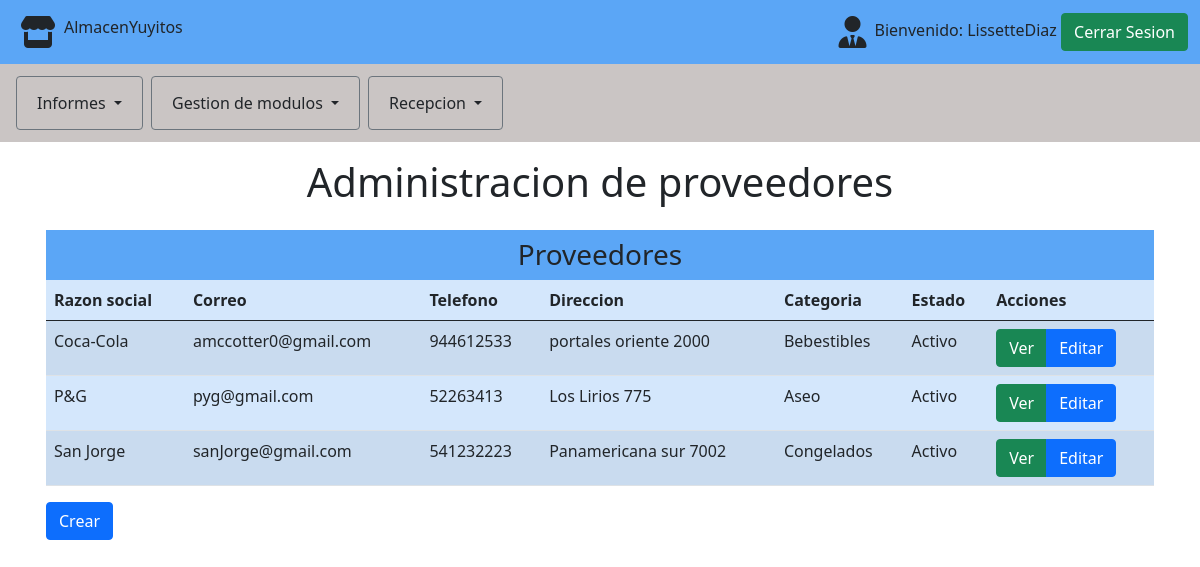
Page /proveedores/ (signed in) on the committed database.
### src/models.py (models this page shows)
class PROVEEDOR(models.Model):
    razon_social = models.CharField(max_length=100, default=None)
    correo = models.CharField(max_length=100, default=None)
    telefono = models.CharField(max_length=12, default=None)
    direccion = models.CharField(max_length=150, default=None)
    categoria_proveedor = models.ForeignKey(CATEGORIA_PROVEEDOR, on_delete=models.CASCADE, default=None, blank=True)
    estado = models.IntegerField(default=None, choices=estado_proveedor)

class CATEGORIA_PROVEEDOR(models.Model):
    descripcion = models.CharField(max_length=100, default=None)
    def __str__(self):
        return self.descripcion

### src/views.py (the view)
# urls.py: path('proveedores/', ProveedorListado.as_view(template_name = "proveedores/listar.html"), name='listarProveedores'),
@method_decorator(login_required, name='dispatch')
class ProveedorListado(ListView):
    model = PROVEEDOR

### src/templates/proveedores/listar.html (shortened to what this page needs)
{% extends 'layout.html' %}
{% load static %}
{% load widget_tweaks %}
{% block content %}
  <link rel="stylesheet" href="{% static 'css/proveedores.css' %}">
    <div class="container p-3">
      <h1 class="text-center">Administracion de proveedores</h1>
      <table class="table table-striped table-hover">
        <h3 class="titulo-proveedor text-center p-2 mb-0">Proveedores</h3>
        <thead>
          <tr>
            <th>Razon social</th>
            <th>Correo</th>
            <th>Telefono</th>
            <th>Direccion</th>
            <th>Categoria</th>
            <th>Estado</th>
            <th>Acciones</th>
          </tr>
        </thead>
        <tbody>
        {% for proveedor in object_list %}
          <tr>
            <td>{{ proveedor.razon_social }}</td>
            <td>{{ proveedor.correo }}</td>
            <td>{{ proveedor.telefono }}</td>
            <td>{{ proveedor.direccion }}</td>
            <td>{{ proveedor.categoria_proveedor }}</td>
            {% if proveedor.estado == 1 %}
              <td class="">Activo</td>
            {% else %}
              <td class="">No Activo</td>
            {% endif %}
            <td>
              <form method="POST" action="eliminar/{{user.id}}">
                <div class="btn-group">
                  <a href="detalle/{{proveedor.id}}" title="Ver" type="button" class="btn btn-success">Ver </a>
                  <a href="editar/{{proveedor.id}}" title="Editar" type="button" class="btn btn-primary">Editar </a>
                </div>
              </form>
            </td>
          </tr>
        {% endfor %}
        </tbody>
      </table>
      <div align="left" class="btn_crear mb-3">
        <a href="{% url 'crearProveedor' %}" type="button" class="btn btn-primary">Crear</a>
      </div>
    </div>
{% endblock %}

### src/templates/layout.html (shortened to what this page needs)
{% load static %}
<!DOCTYPE HTML>
<html>
    <head>
        <link href="https://cdn.jsdelivr.net/npm/bootstrap@5.0.0-beta3/dist/css/bootstrap.min.css" rel="stylesheet">
        <link rel="stylesheet" href="{% static 'css/layout.css' %}">
    </head>
    <body>
        <nav class="navbar contenedor-principal navbar-expand-lg">
            <div class="container-fluid">
                <div class="collapse navbar-collapse" id="navbarSupportedContent">
                    <i class="fas fa-store fa-2x p-2"></i>
                    <h6>Almacen</h6>
                    <h6>Yuyitos</h6>
                </div>
                <div class="p-2">
                    <i class="fas fa-user-tie fa-2x"></i>
                </div>
                <div class="nombre-usuario">
                    {% if user.is_authenticated %}
                        <span id="username">Bienvenido: {{ request.user }}</span>
                        <a href="{% url 'logout'%}?next={{request.path}}" class="btn btn-success">Cerrar Sesion</a>
                    {% endif %}
                </div>
            </div>
        </nav>
    <nav class="navbar navegador navbar-expand-lg">
        <div class="container-fluid">
            <div class="collapse navbar-collapse" id="navbarSupportedContent">
                <ul class="navbar-nav me-auto mb-2 mb-lg-0">
                    <li class="nav-item dropdown btn btn-outline-secondary m-1">
                        <a class="nav-link dropdown-toggle text-dark" href="#" id="navbarDropdown" role="button" data-bs-toggle="dropdown" aria-haspopup="true" aria-expanded="false">
                            Informes
                        </a>
                    </li>
                    <li class="nav-item dropdown btn btn-outline-secondary m-1">
                        <a class="nav-link dropdown-toggle text-dark" href="#" id="navbarDropdown" role="button" data-bs-toggle="dropdown" aria-haspopup="true" aria-expanded="false">
                            Gestion de modulos
                        </a>
                    </li>
                    <li class="nav-item dropdown btn btn-outline-secondary  m-1">
                        <a class="nav-link dropdown-toggle text-dark" href="#" id="navbarDropdown" role="button" data-bs-toggle="dropdown" aria-haspopup="true" aria-expanded="false">
                        Recepcion
                        </a>
                    </li>
                </ul>
            </div>
        </div>
    </nav>
    <div id="content">
        {% block content %}{% endblock %}
    </div>
    </body>
</html>

### src/static/css/layout.css (style rules this page uses)
.contenedor-principal { background-color: #5ba6f6; }
.contenedor-principal i { float: left; }
.navegador { background-color: #cac5c4; }

### src/static/css/proveedores.css (style rules this page uses)
.titulo-proveedor { background-color: #5ba6f6; }
table thead { background-color: #d4e7fc; }
table tbody { background-color: #d4e7fc; }

### rows in the picture
PROVEEDOR: razon_social "Coca-Cola", correo "amccotter0@gmail.com", telefono "944612533", direccion "portales oriente 2000", categoria_proveedor "Bebestibles", estado "Activo"
PROVEEDOR: razon_social "P&G", correo "pyg@gmail.com", telefono "52263413", direccion "Los Lirios 775", categoria_proveedor "Aseo", estado "Activo"
PROVEEDOR: razon_social "San Jorge", correo "sanJorge@gmail.com", telefono "541232223", direccion "Panamericana sur 7002", categoria_proveedor "Congelados", estado "Activo"

### other values in the picture
{{ request.user }} "LissetteDiaz"
